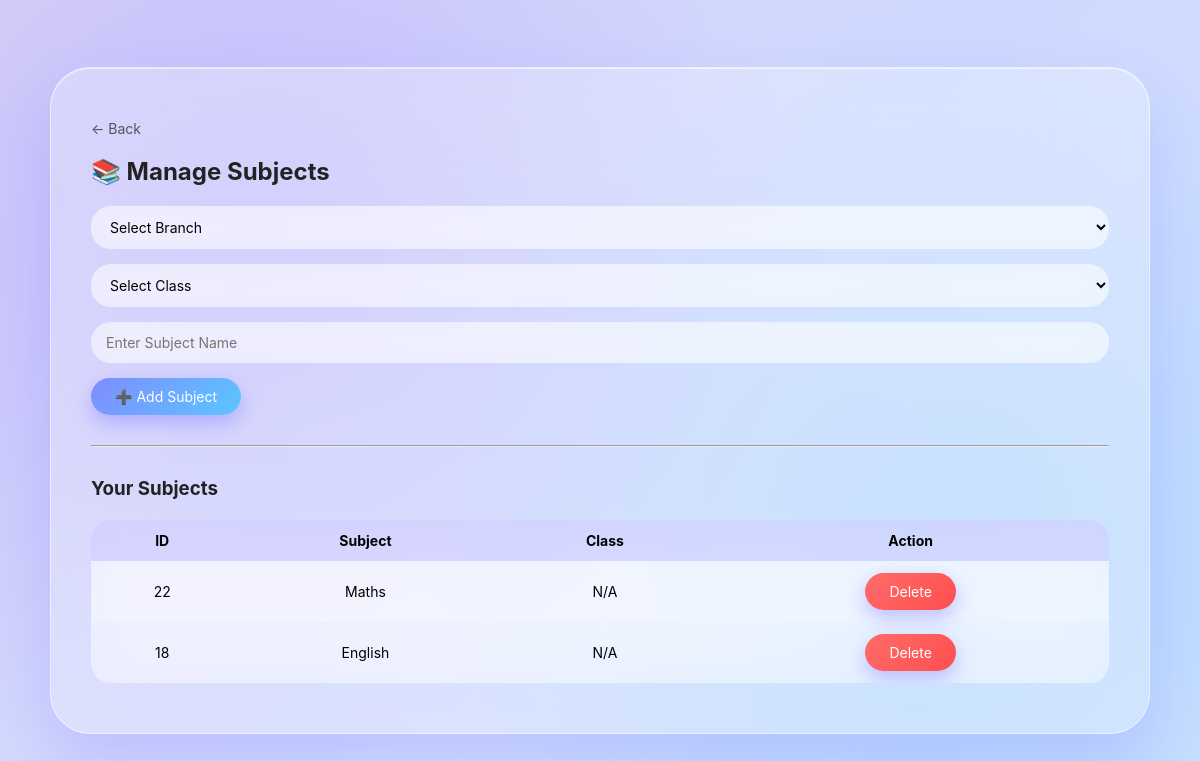
Screenshot of /subjects.php (signed in) with the database file from the repository.
### tables this page shows
CREATE TABLE `subjects` (
  `id` int NOT NULL AUTO_INCREMENT,
  `teacher_id` int NOT NULL,
  `principal_id` int NOT NULL,
  `subject_name` varchar(150) NOT NULL,
  `created_at` timestamp NULL DEFAULT CURRENT_TIMESTAMP,
  `class_id` int DEFAULT NULL,
  PRIMARY KEY (`id`),
  KEY `teacher_id` (`teacher_id`),
  KEY `principal_id` (`principal_id`),
  CONSTRAINT `subjects_ibfk_1` FOREIGN KEY (`teacher_id`) REFERENCES `teachers` (`id`) ON DELETE CASCADE,
  CONSTRAINT `subjects_ibfk_2` FOREIGN KEY (`principal_id`) REFERENCES `principal` (`id`) ON DELETE CASCADE
);

### subjects.php (the view, shortened to what this page needs)
<?php
include("db.php");
$teacher_id   = $_SESSION['teacher_id'];
$subjects = mysqli_query($conn,"
SELECT s.*, c.class_name
FROM subjects s
LEFT JOIN classes c ON s.class_id = c.id
WHERE s.teacher_id='$teacher_id'
ORDER BY s.id DESC
");
?>
<!DOCTYPE html>
<html>
<head>
<link rel="stylesheet" href="style.css">
</head>
<body>
<div class="glass">
<a href="teacher_dashboard.php" class="back">← Back</a>
<h2>📚 Manage Subjects</h2>
<form method="POST">
<select name="branch_id" required onchange="this.form.submit()">
<option value="">Select Branch</option>
</select>
<select name="class_id" required>
<option value="">Select Class</option>
</select>
<input type="text" name="subject_name" placeholder="Enter Subject Name" required>
<button type="submit" name="add_subject" class="btn">➕ Add Subject</button>
</form>
<hr style="margin:30px 0;">
<h3>Your Subjects</h3>
<table>
<tr>
<th>ID</th>
<th>Subject</th>
<th>Class</th>
<th>Action</th>
</tr>
<?php while($row=mysqli_fetch_assoc($subjects)){ ?>
<tr>
<td><?= $row['id'] ?></td>
<td><?= $row['subject_name'] ?></td>
<td><?= $row['class_name'] ?? 'N/A' ?></td>
<td>
<a href="?delete=<?= $row['id'] ?>"
onclick="return confirm('Delete subject?')"
class="btn"
style="background:linear-gradient(135deg,#ff6b6b,#ff4e4e);">
Delete
</a>
</td>
</tr>
<?php } ?>
</table>
</div>
</body>
</html>

### style.css (style rules this page uses)
* { margin:0; padding:0; box-sizing:border-box; font-family:-apple-system, BlinkMacSystemFont, "Segoe UI", sans-serif; }
body { min-height:100vh; display:flex; justify-content:center; align-items:center; background: radial-gradient(circle at 20% 30%, rgba(170,160,255,0.5), transparent 50%), radial-gradient(circle at 80% 70%, rgba(120,200,255,0.4), transparent 50%), linear-gradient(135deg,#dcd6f7,#cfd9ff,#d7e3ff); padding:20px; }
.glass { width:100%; max-width:1100px; padding:50px 40px; border-radius:40px; background:rgba(255,255,255,0.28); backdrop-filter:blur(50px); -webkit-backdrop-filter:blur(50px); border:1px solid rgba(255,255,255,0.5); box-shadow: 0 30px 60px rgba(120,110,255,0.2), inset 0 1px 0 rgba(255,255,255,0.6); }
h1, h2, h3 { color:#222; margin-bottom:20px; }
.btn { display:inline-block; padding:10px 24px; border-radius:25px; background:linear-gradient(135deg,#7f8cff,#5bc6ff); color:white; text-decoration:none; font-size:14px; border:none; cursor:pointer; transition:0.3s ease; box-shadow:0 8px 20px rgba(120,110,255,0.4); }
.back { display:inline-block; margin-bottom:20px; text-decoration:none; font-size:14px; color:#555; }
input, select { width:100%; padding:12px 15px; margin-bottom:15px; border-radius:20px; border:none; outline:none; background:rgba(255,255,255,0.5); backdrop-filter:blur(20px); font-size:14px; }
table { width:100%; border-collapse:collapse; margin-top:20px; background:rgba(255,255,255,0.4); backdrop-filter:blur(25px); border-radius:20px; overflow:hidden; }
th, td { padding:12px; text-align:center; font-size:14px; }
th { background:rgba(120,110,255,0.2); }
tr:nth-child(even) { background:rgba(255,255,255,0.2); }

### rows the page displays
subjects: id "22", subject_name "Maths", class_name "N/A"
subjects: id "18", subject_name "English", class_name "N/A"
